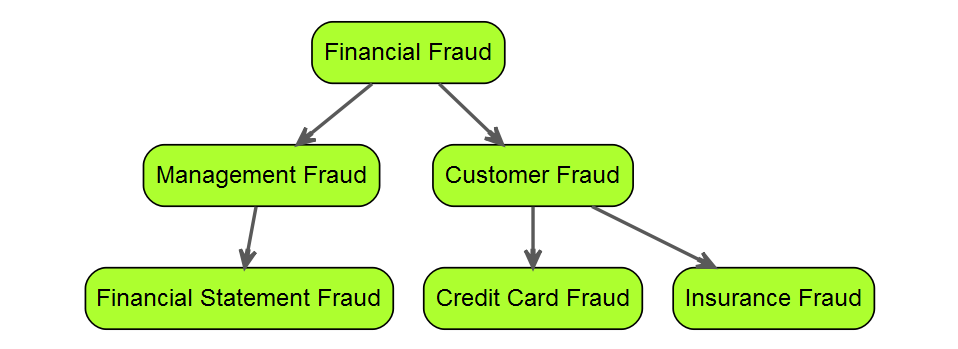

This figure's R source:
library(data.tree)
fraud_category <- Node$new("Financial Fraud")
man_fraud <- fraud_category$AddChild("Management Fraud")
fin_statement <- man_fraud$AddChild("Financial Statement Fraud")
cust_fraud <- fraud_category$AddChild("Customer Fraud")
cred_card <- cust_fraud$AddChild("Credit Card Fraud")
insurance <- cust_fraud$AddChild("Insurance Fraud")
SetGraphStyle(fraud_category, rankdir = "TB")
SetEdgeStyle(fraud_category, arrowhead = "vee", color = "grey35", penwidth = 2)
SetNodeStyle(fraud_category, style = "filled,rounded", shape = "box", fillcolor = "GreenYellow",
             fontname = "helvetica", tooltip = GetDefaultTooltip)
plot(fraud_category)
